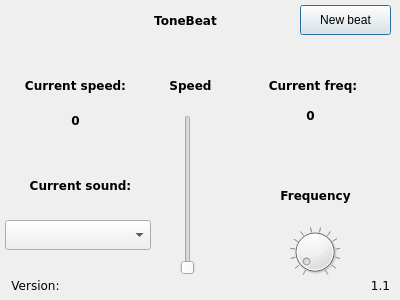
<?xml version="1.0" encoding="UTF-8"?>
<ui version="4.0">
 <class>Dialog</class>
 <widget class="QDialog" name="Dialog">
  <property name="geometry">
   <rect>
    <x>0</x>
    <y>0</y>
    <width>400</width>
    <height>300</height>
   </rect>
  </property>
  <property name="windowTitle">
   <string>Dialog</string>
  </property>
  <widget class="QLabel" name="label">
   <property name="geometry">
    <rect>
     <x>135</x>
     <y>0</y>
     <width>101</width>
     <height>41</height>
    </rect>
   </property>
   <property name="font">
    <font>
     <family>DejaVu Sans</family>
     <weight>75</weight>
     <bold>true</bold>
    </font>
   </property>
   <property name="text">
    <string>ToneBeat</string>
   </property>
   <property name="textFormat">
    <enum>Qt::AutoText</enum>
   </property>
   <property name="alignment">
    <set>Qt::AlignCenter</set>
   </property>
  </widget>
  <widget class="QSlider" name="Speed">
   <property name="geometry">
    <rect>
     <x>180</x>
     <y>115</y>
     <width>16</width>
     <height>160</height>
    </rect>
   </property>
   <property name="maximum">
    <number>100</number>
   </property>
   <property name="orientation">
    <enum>Qt::Vertical</enum>
   </property>
   <property name="tickPosition">
    <enum>QSlider::NoTicks</enum>
   </property>
  </widget>
  <widget class="QDial" name="Freq">
   <property name="geometry">
    <rect>
     <x>290</x>
     <y>220</y>
     <width>50</width>
     <height>64</height>
    </rect>
   </property>
   <property name="minimum">
    <number>20</number>
   </property>
   <property name="maximum">
    <number>10000</number>
   </property>
   <property name="singleStep">
    <number>20</number>
   </property>
   <property name="value">
    <number>400</number>
   </property>
   <property name="wrapping">
    <bool>false</bool>
   </property>
   <property name="notchTarget">
    <double>3.700000000000000</double>
   </property>
   <property name="notchesVisible">
    <bool>true</bool>
   </property>
  </widget>
  <widget class="QLabel" name="label_2">
   <property name="geometry">
    <rect>
     <x>140</x>
     <y>65</y>
     <width>101</width>
     <height>41</height>
    </rect>
   </property>
   <property name="font">
    <font>
     <family>DejaVu Sans</family>
     <weight>75</weight>
     <bold>true</bold>
    </font>
   </property>
   <property name="text">
    <string>Speed</string>
   </property>
   <property name="textFormat">
    <enum>Qt::AutoText</enum>
   </property>
   <property name="alignment">
    <set>Qt::AlignCenter</set>
   </property>
  </widget>
  <widget class="QLabel" name="label_3">
   <property name="geometry">
    <rect>
     <x>265</x>
     <y>175</y>
     <width>101</width>
     <height>41</height>
    </rect>
   </property>
   <property name="font">
    <font>
     <family>DejaVu Sans</family>
     <weight>75</weight>
     <bold>true</bold>
    </font>
   </property>
   <property name="text">
    <string>Frequency</string>
   </property>
   <property name="textFormat">
    <enum>Qt::AutoText</enum>
   </property>
   <property name="alignment">
    <set>Qt::AlignCenter</set>
   </property>
  </widget>
  <widget class="QPushButton" name="New">
   <property name="geometry">
    <rect>
     <x>300</x>
     <y>5</y>
     <width>91</width>
     <height>30</height>
    </rect>
   </property>
   <property name="text">
    <string>New beat</string>
   </property>
  </widget>
  <widget class="QLabel" name="label_4">
   <property name="geometry">
    <rect>
     <x>-15</x>
     <y>265</y>
     <width>101</width>
     <height>41</height>
    </rect>
   </property>
   <property name="font">
    <font>
     <family>DejaVu Sans</family>
     <weight>50</weight>
     <bold>false</bold>
    </font>
   </property>
   <property name="text">
    <string>Version:</string>
   </property>
   <property name="textFormat">
    <enum>Qt::AutoText</enum>
   </property>
   <property name="alignment">
    <set>Qt::AlignCenter</set>
   </property>
  </widget>
  <widget class="QLabel" name="label_5">
   <property name="geometry">
    <rect>
     <x>330</x>
     <y>265</y>
     <width>101</width>
     <height>41</height>
    </rect>
   </property>
   <property name="font">
    <font>
     <family>DejaVu Sans</family>
     <weight>50</weight>
     <bold>false</bold>
    </font>
   </property>
   <property name="text">
    <string>1.1</string>
   </property>
   <property name="textFormat">
    <enum>Qt::AutoText</enum>
   </property>
   <property name="alignment">
    <set>Qt::AlignCenter</set>
   </property>
  </widget>
  <widget class="QLabel" name="label_6">
   <property name="geometry">
    <rect>
     <x>10</x>
     <y>65</y>
     <width>131</width>
     <height>41</height>
    </rect>
   </property>
   <property name="font">
    <font>
     <family>DejaVu Sans</family>
     <weight>75</weight>
     <bold>true</bold>
    </font>
   </property>
   <property name="text">
    <string>Current speed:</string>
   </property>
   <property name="textFormat">
    <enum>Qt::AutoText</enum>
   </property>
   <property name="alignment">
    <set>Qt::AlignCenter</set>
   </property>
  </widget>
  <widget class="QLabel" name="CurrentSpeed">
   <property name="geometry">
    <rect>
     <x>45</x>
     <y>100</y>
     <width>61</width>
     <height>41</height>
    </rect>
   </property>
   <property name="font">
    <font>
     <family>DejaVu Sans</family>
     <weight>75</weight>
     <bold>true</bold>
    </font>
   </property>
   <property name="text">
    <string>0</string>
   </property>
   <property name="textFormat">
    <enum>Qt::AutoText</enum>
   </property>
   <property name="alignment">
    <set>Qt::AlignCenter</set>
   </property>
  </widget>
  <widget class="QLabel" name="label_7">
   <property name="geometry">
    <rect>
     <x>255</x>
     <y>65</y>
     <width>116</width>
     <height>41</height>
    </rect>
   </property>
   <property name="font">
    <font>
     <family>DejaVu Sans</family>
     <weight>75</weight>
     <bold>true</bold>
    </font>
   </property>
   <property name="text">
    <string>Current freq:</string>
   </property>
   <property name="textFormat">
    <enum>Qt::AutoText</enum>
   </property>
   <property name="alignment">
    <set>Qt::AlignCenter</set>
   </property>
  </widget>
  <widget class="QLabel" name="CurrentFrequency">
   <property name="geometry">
    <rect>
     <x>280</x>
     <y>95</y>
     <width>61</width>
     <height>41</height>
    </rect>
   </property>
   <property name="font">
    <font>
     <family>DejaVu Sans</family>
     <weight>75</weight>
     <bold>true</bold>
    </font>
   </property>
   <property name="text">
    <string>0</string>
   </property>
   <property name="textFormat">
    <enum>Qt::AutoText</enum>
   </property>
   <property name="alignment">
    <set>Qt::AlignCenter</set>
   </property>
  </widget>
  <widget class="QComboBox" name="SoundSelect">
   <property name="geometry">
    <rect>
     <x>5</x>
     <y>220</y>
     <width>146</width>
     <height>30</height>
    </rect>
   </property>
   <property name="editable">
    <bool>false</bool>
   </property>
   <property name="currentText">
    <string/>
   </property>
  </widget>
  <widget class="QLabel" name="label_8">
   <property name="geometry">
    <rect>
     <x>15</x>
     <y>165</y>
     <width>131</width>
     <height>41</height>
    </rect>
   </property>
   <property name="font">
    <font>
     <family>DejaVu Sans</family>
     <weight>75</weight>
     <bold>true</bold>
    </font>
   </property>
   <property name="text">
    <string>Current sound:</string>
   </property>
   <property name="textFormat">
    <enum>Qt::AutoText</enum>
   </property>
   <property name="alignment">
    <set>Qt::AlignCenter</set>
   </property>
  </widget>
 </widget>
 <resources/>
 <connections/>
</ui>
